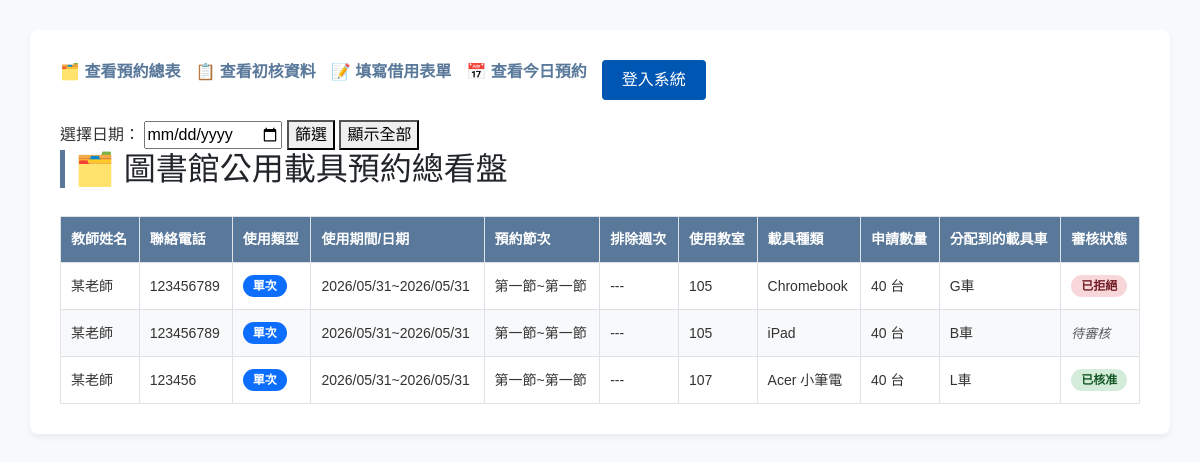
The page / on the database its author committed.
### show/models.py (models this page shows, shortened)
class Borrowlist(models.Model):
    user = models.CharField("借用老師", max_length=20, null=True, blank=True)
    phone = models.CharField("聯絡電話", max_length=25)
    location = models.CharField("教室", max_length=10)
    usage_type_choices = (
        ('once','單次'),
        ('weekly','每周'),
    )
    usage_type = models.CharField(max_length=10, choices = usage_type_choices , default='once')
    DEVICE_CHOICES =(
        ('ipad', 'iPad'),
        ('chromebook', 'Chromebook'),
        ('surface_go', 'Surface Go'),
        ('acer_laptop', 'Acer 小筆電'),
    )
    device_type = models.CharField("載具種類", max_length=20, choices=DEVICE_CHOICES)
    start_date = models.DateField("開始日期", null=True, blank=True)
    end_date = models.DateField("結束日期", null=True, blank=True)
    DAY_CHOICES = (
        ('Monday','星期一'), ('Tuesday','星期二'), ('Wednesday','星期三'),
        ('Thursday','星期四'), ('Friday','星期五'),
    )
    day = models.CharField("星期", choices=DAY_CHOICES, max_length=50, blank=True, null=True)
    PERIODS_CHOICES = (
        ('1', '第一節'), ('2', '第二節'), ('3', '第三節'), ('4', '第四節'),
        ('4.5', '午休'), ('5', '第五節'), ('6', '第六節'), ('7', '第七節'), ('8', '第八節'),
    )
    periods = models.CharField("開始預約節次", max_length=50, choices=PERIODS_CHOICES, default='1')
    PERIODS_END_CHOICES = (
        ('1', '第一節'), ('2', '第二節'), ('3', '第三節'), ('4', '第四節'),
        ('4.5', '午休'), ('5', '第五節'), ('6', '第六節'), ('7', '第七節'), ('8', '第八節'),
    )
    periods_end = models.CharField("結束預約節次", max_length=50, choices=PERIODS_END_CHOICES, default='1')
    exclude_weeks = models.CharField("排除週次/備註", max_length=100, blank=True, default="")
    STATUS_CHOICES = (
        ('待審核', '待審核'),
        ('已通過', '已通過'),
        ('已拒絕', '已拒絕'),
    )
    device_id = models.CharField("載具編號",max_length = 10,default="")
    time_id = models.CharField("時間",max_length = 10,default="")
    status = models.CharField("審核狀態", max_length=10, choices = STATUS_CHOICES , default='待審核')
    device_amount = models.PositiveIntegerField(default=1)
    classroom = models.CharField(max_length=10, blank=True, null=True)
    assigned_vehicle = models.ForeignKey(
        'devicecar',
        on_delete=models.SET_NULL,
        null=True,
        blank=True,
        verbose_name="系統指派載具車"
    )

class devicecar(models.Model):
    device_id = models.CharField(
        max_length=100,
        )
    device_amount = models.PositiveIntegerField(default=1)
    DEVICE_CHOICES =(
        ('ipad', 'iPad'),
        ('chromebook', 'Chromebook'),
        ('surface_go', 'Surface Go'),
        ('acer_laptop', 'Acer 小筆電'),
    )
    device_type = models.CharField("載具種類", max_length=20, choices=DEVICE_CHOICES,blank=True)

### show/views.py (the view)
# urls.py: path('', views.all_reservation_list, name= 'allreservation_view'),
def all_reservation_list(request):
    date_query = request.GET.get('selected_date')
    events = Borrowlist.objects.all()
    if date_query:
        events = events.filter(start_date= date_query )
    context = {
        'events': events,
        'date_query': date_query,
    }
    return render(request, 'all_reservation.html',context)

### show/templates/all_reservation.html (shortened to what this page needs)
<!DOCTYPE html>
<html lang="zh-Hant">
<head>
    <link href="https://cdn.jsdelivr.net/npm/bootstrap@5.3.0/dist/css/bootstrap.min.css" rel="stylesheet">
</head>
<body>
    <div class="container">
        <div class="nav">
            <a href="{% url 'allreservation_view' %}">🗂️ 查看預約總表 </a>
            <a href="{% url 'view_borrow_list' %}">📋 查看初核資料</a>
            <a href="{% url 'submit_borrow' %}">📝 填寫借用表單</a>
            <a href="{% url 'today_reservation' %}">📅 查看今日預約</a>
            {% if user.is_authenticated %}
                <span style="color: #4a5568; margin-right: 15px;">👋 你好，<strong style="color: #0056b3;">{{ user.username }}</strong></span>
                <a href="{% url 'logout' %}?next={{ request.path }}" style="color: #dc2626; text-decoration: underline; font-weight: 500;">登出</a>
            {% else %}
                <a href="{% url 'login' %}?next={{ request.path }}" style="background-color: #0056b3; color: #ffffff; text-decoration: none; padding: 8px 20px; border-radius: 4px; font-weight: 500; display: inline-block;">登入系統</a>
            {% endif %}
        </div>
        <form method="GET" action="">
        <label for="date-select">選擇日期：</label>
        <input type="date" id="date-select" name="selected_date" value="{{ date_query|default:'' }}">
        <button type="submit">篩選</button>
        <a href="{% url 'allreservation_view' %}"><button type="button">顯示全部</button></a>
        </form>
    <h2>🗂️ 圖書館公用載具預約總看盤</h2>
        <div class="table-responsive">
            <table>
                <thead>
                    <tr>
                        <th>教師姓名</th>
                        <th>聯絡電話</th>
                        <th>使用類型</th>
                        <th>使用期間/日期</th>
                        <th>預約節次</th>
                        <th>排除週次</th>
                        <th>使用教室</th>
                        <th>載具種類</th>
                        <th>申請數量</th>
                        <th>分配到的載具車</th>
                        <th>審核狀態</th>
                    </tr>
                </thead>
                <tbody>
                    {% for event in events %}
                        <tr>
                        <td>{{ event.user }}</td>
                        <td>{{ event.phone }}</td>
                        <td>
                            {% if event.usage_type == 'once' %}
                                <span class="badge bg-primary">單次</span>
                            {% else %}
                                <span class="badge bg-success">每週</span>
                            {% endif %}
                        </td>
                        <td>
                            {{event.start_date|date:"Y/m/d"}}~{{event.end_date|date:"Y/m/d"}}
                        </td>
                        <td>
                            {{ event.get_periods_display }}~{{ event.get_periods_end_display }}
                        </td>
                        <td>
                            {% if event.exclude_weeks %}
                            {{ event.exclude_weeks }}
                            {% else %}
                                ---
                            {% endif %}
                        </td>
                        <td>{{ event.location }}</td>
                        <td>{{ event.get_device_type_display }}</td>
                        <td>{{ event.device_amount }} 台</td>
                        <td>{{ event.assigned_vehicle.device_id }}</td>
                        <td>
                            {% if event.status == '待審核' %}
                                <span class="text-muted">待審核</span>
                            {% elif event.status == '已核准' %}
                                <span class="badge badge-approved">已核准</span>
                            {% elif event.status == '已拒絕' %}
                                <span class="badge badge-rejected">已拒絕</span>
                            {% endif %}
                        </td>
                        </tr>
                    {% endfor %}
                </tbody>
            </table>
        </div>
    </div>
</body>
</html>

### show/templates/all_reservation.html (style rules this page uses)
body { font-family: Arial, sans-serif; margin: 30px; background-color: #f8f9fa; color: #333; }
.container { max-width: 1200px; background: white; padding: 30px; border-radius: 8px; box-shadow: 0 4px 6px rgba(0,0,0,0.05); margin: 0 auto; }
.nav { margin-bottom: 20px; }
.nav a { margin-right: 15px; text-decoration: none; color: #59789a; font-weight: bold; }
h2 { margin-top: 0; color: #212529; border-left: 5px solid #59789a; padding-left: 10px; }
table { width: 100%; border-collapse: collapse; margin-top: 20px; font-size: 14px; }
th, td { border: 1px solid #dee2e6; padding: 12px 10px; text-align: left; }
th { background-color: #59789a; color: white; font-weight: 600; }
tr:nth-child(even) { background-color: #f8f9fa; }
.badge { padding: 5px 10px; border-radius: 20px; font-size: 12px; font-weight: bold; display: inline-block; }
.badge-approved { background-color: #d4edda; color: #155724; }
.badge-rejected { background-color: #f8d7da; color: #721c24; }
.text-muted { color: #999; font-style: italic; font-size: 13px; }

### rows shown on the page
Borrowlist: user "某老師", phone "123456789", usage_type "單次", start_date "2026/05/31", end_date "2026/05/31", periods "第一節", periods_end "第一節", location "105", device_type "Chromebook", device_amount "40", assigned_vehicle.device_id "G車", status "已拒絕"
Borrowlist: user "某老師", phone "123456789", usage_type "單次", start_date "2026/05/31", end_date "2026/05/31", periods "第一節", periods_end "第一節", location "105", device_type "iPad", device_amount "40", assigned_vehicle.device_id "B車", status "待審核"
Borrowlist: user "某老師", phone "123456", usage_type "單次", start_date "2026/05/31", end_date "2026/05/31", periods "第一節", periods_end "第一節", location "107", device_type "Acer 小筆電", device_amount "40", assigned_vehicle.device_id "L車", status "已核准"
